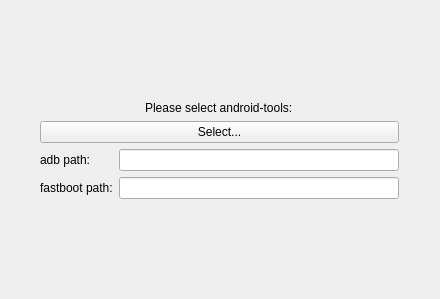
<?xml version="1.0" encoding="UTF-8"?>
<ui version="4.0">
 <class>MainWindow</class>
 <widget class="QMainWindow" name="MainWindow">
  <property name="geometry">
   <rect>
    <x>0</x>
    <y>0</y>
    <width>440</width>
    <height>299</height>
   </rect>
  </property>
  <property name="windowTitle">
   <string>MainWindow</string>
  </property>
  <widget class="QWidget" name="centralwidget">
   <layout class="QGridLayout" name="gridLayout_2">
    <item row="1" column="1">
     <layout class="QVBoxLayout" name="verticalLayout_2">
      <item alignment="Qt::AlignmentFlag::AlignHCenter">
       <widget class="QLabel" name="label">
        <property name="text">
         <string>Please select android-tools:</string>
        </property>
       </widget>
      </item>
      <item>
       <widget class="QPushButton" name="select_button">
        <property name="text">
         <string>Select...</string>
        </property>
       </widget>
      </item>
      <item>
       <layout class="QGridLayout" name="gridLayout">
        <item row="0" column="0">
         <widget class="QLabel" name="label_2">
          <property name="text">
           <string>adb path:</string>
          </property>
         </widget>
        </item>
        <item row="1" column="0">
         <widget class="QLabel" name="label_3">
          <property name="text">
           <string>fastboot path:</string>
          </property>
         </widget>
        </item>
        <item row="0" column="1">
         <widget class="QLineEdit" name="lineEdit">
          <property name="minimumSize">
           <size>
            <width>280</width>
            <height>0</height>
           </size>
          </property>
          <property name="frame">
           <bool>true</bool>
          </property>
          <property name="readOnly">
           <bool>true</bool>
          </property>
         </widget>
        </item>
        <item row="1" column="1">
         <widget class="QLineEdit" name="lineEdit_2">
          <property name="readOnly">
           <bool>true</bool>
          </property>
         </widget>
        </item>
       </layout>
      </item>
     </layout>
    </item>
    <item row="0" column="1">
     <spacer name="verticalSpacer">
      <property name="orientation">
       <enum>Qt::Orientation::Vertical</enum>
      </property>
      <property name="sizeHint" stdset="0">
       <size>
        <width>20</width>
        <height>40</height>
       </size>
      </property>
     </spacer>
    </item>
    <item row="2" column="1">
     <spacer name="verticalSpacer_2">
      <property name="orientation">
       <enum>Qt::Orientation::Vertical</enum>
      </property>
      <property name="sizeHint" stdset="0">
       <size>
        <width>20</width>
        <height>40</height>
       </size>
      </property>
     </spacer>
    </item>
    <item row="1" column="0">
     <spacer name="horizontalSpacer">
      <property name="orientation">
       <enum>Qt::Orientation::Horizontal</enum>
      </property>
      <property name="sizeHint" stdset="0">
       <size>
        <width>40</width>
        <height>20</height>
       </size>
      </property>
     </spacer>
    </item>
    <item row="1" column="2">
     <spacer name="horizontalSpacer_2">
      <property name="orientation">
       <enum>Qt::Orientation::Horizontal</enum>
      </property>
      <property name="sizeHint" stdset="0">
       <size>
        <width>40</width>
        <height>20</height>
       </size>
      </property>
     </spacer>
    </item>
   </layout>
  </widget>
  <widget class="QMenuBar" name="menubar">
   <property name="geometry">
    <rect>
     <x>0</x>
     <y>0</y>
     <width>440</width>
     <height>19</height>
    </rect>
   </property>
  </widget>
 </widget>
 <resources/>
 <connections/>
</ui>
